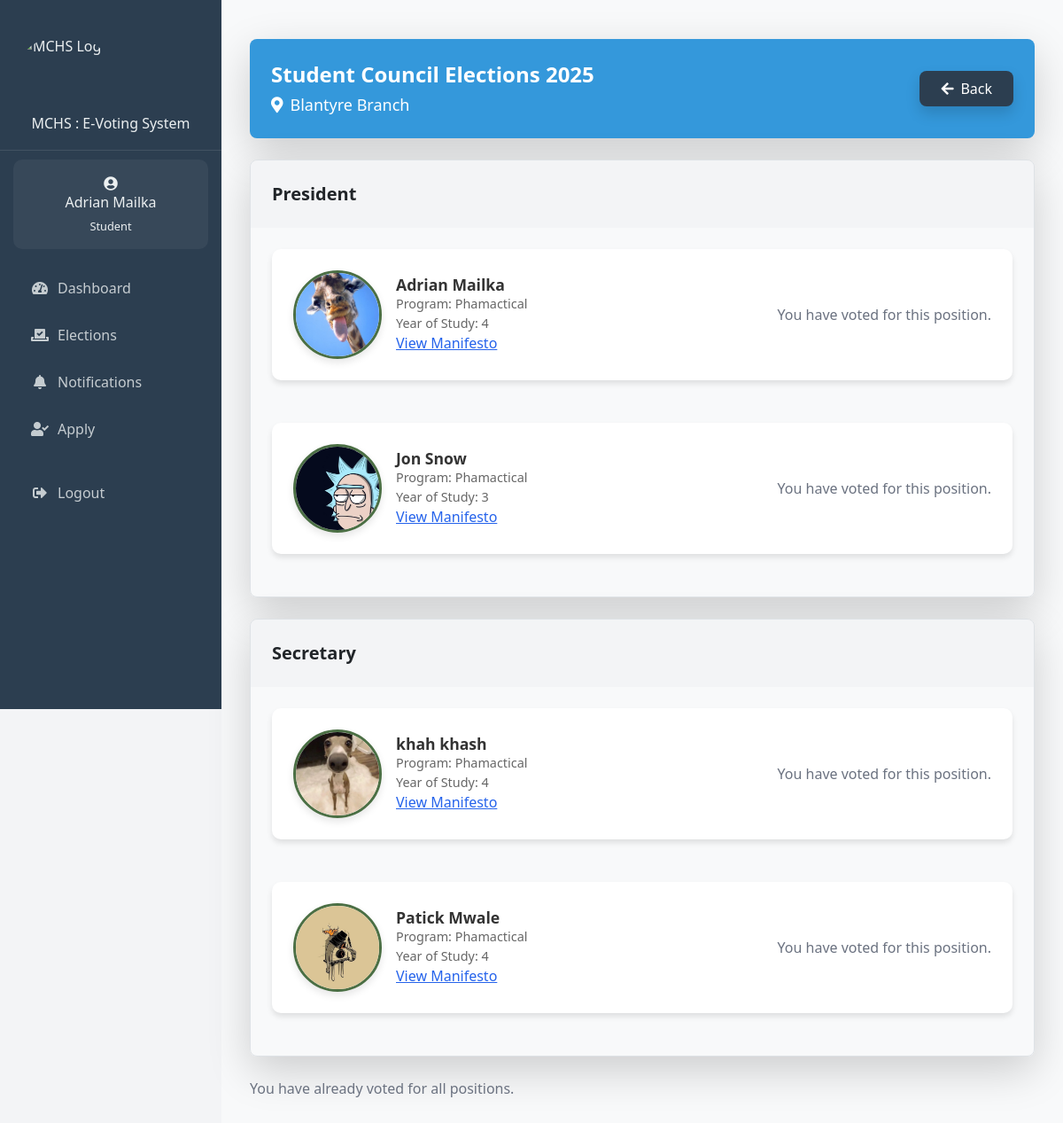
The app's page /student/vote.php?election_id=47 (signed in) with its own data.
### tables this page shows
CREATE TABLE IF NOT EXISTS `users` (
  `id` int NOT NULL AUTO_INCREMENT,
  `name` varchar(100) NOT NULL,
  `email` varchar(100) NOT NULL,
  `student_number` varchar(20) DEFAULT NULL,
  `branch` varchar(50) DEFAULT NULL,
  `year_of_study` varchar(20) DEFAULT NULL,
  `password_hash` varchar(255) NOT NULL,
  `role` enum('student','admin','candidate') NOT NULL DEFAULT 'student',
  `created_at` timestamp NULL DEFAULT CURRENT_TIMESTAMP,
  `updated_at` timestamp NULL DEFAULT CURRENT_TIMESTAMP ON UPDATE CURRENT_TIMESTAMP,
  PRIMARY KEY (`id`),
  UNIQUE KEY `email` (`email`),
  UNIQUE KEY `student_number` (`student_number`)
);

CREATE TABLE IF NOT EXISTS `elections` (
  `id` int NOT NULL AUTO_INCREMENT,
  `title` varchar(255) NOT NULL,
  `description` text,
  `branch` varchar(50) NOT NULL,
  `start_date` datetime NOT NULL,
  `end_date` datetime NOT NULL,
  `status` enum('upcoming','active','completed') DEFAULT 'upcoming',
  `created_by` int NOT NULL,
  `created_at` timestamp NULL DEFAULT CURRENT_TIMESTAMP,
  `updated_at` timestamp NULL DEFAULT CURRENT_TIMESTAMP ON UPDATE CURRENT_TIMESTAMP,
  `manual_status` tinyint(1) DEFAULT '0',
  PRIMARY KEY (`id`),
  UNIQUE KEY `unique_election` (`title`,`start_date`,`end_date`),
  KEY `created_by` (`created_by`)
);

CREATE TABLE IF NOT EXISTS `nominations` (
  `nomination_id` int NOT NULL AUTO_INCREMENT,
  `user_id` int NOT NULL,
  `first_name` varchar(100) NOT NULL,
  `surname` varchar(100) NOT NULL,
  `email` varchar(255) NOT NULL,
  `phone` varchar(15) NOT NULL,
  `student_id` varchar(50) NOT NULL,
  `program` varchar(255) NOT NULL,
  `year_of_study` int NOT NULL,
  `role` text NOT NULL,
  `branch` text NOT NULL,
  `photo_path` varchar(255) NOT NULL,
  `manifesto` text NOT NULL,
  `submission_date` timestamp NULL DEFAULT CURRENT_TIMESTAMP,
  `status` enum('pending','approved','rejected') NOT NULL DEFAULT 'pending',
  `election_id` int NOT NULL,
  PRIMARY KEY (`nomination_id`),
  KEY `user_id` (`user_id`),
  KEY `election_id` (`election_id`)
);

### student/vote.php (the view, shortened to what this page needs)
<?php
require_once '../includes/header.php';
require_once '../includes/notifications.php';
$positions = [];
$election_id = $_GET['election_id'] ?? 0;
$stmt = $conn->prepare("
    SELECT e.*, u.branch as user_branch
    FROM elections e, users u
    WHERE e.id = ? AND u.id = ? AND e.branch = u.branch AND e.status = 'active'
");
$stmt->execute([$election_id, $_SESSION['user_id']]);
$election = $stmt->fetch(PDO::FETCH_ASSOC);
$stmt = $conn->prepare("
    SELECT DISTINCT position_name
    FROM votes
    WHERE election_id = ? AND voter_id = ?
");
$stmt->execute([$election_id, $_SESSION['user_id']]);
$votedPositions = $stmt->fetchAll(PDO::FETCH_COLUMN);
$stmt = $conn->prepare("
    SELECT
        n.nomination_id,
        n.first_name,
        n.surname,
        n.photo_path,
        n.manifesto,
        n.role as position_name,
        n.branch,
        n.program,
        n.year_of_study
    FROM nominations n
    WHERE n.election_id = ?
    AND n.status = 'approved'
    AND n.branch = ?
    ORDER BY n.role, n.first_name
");
$stmt->execute([$election_id, $election['branch']]);
$candidates = $stmt->fetchAll(PDO::FETCH_ASSOC);
foreach ($candidates as $candidate) {
    $positions[$candidate['position_name']][] = $candidate;
}
?>
<!DOCTYPE html>
<html lang="en">
<head>
    <link href="https://cdn.jsdelivr.net/npm/tailwindcss@2.2.19/dist/tailwind.min.css" rel="stylesheet">
</head>
<body class="bg-gray-100">
    <div class="container mx-auto py-6">
        <div class="bg-custom-primary text-white mb-4 p-6 rounded-lg shadow-lg">
            <div class="flex justify-between items-center">
                <div>
                    <h2 class="text-2xl font-bold mb-1"><?php echo htmlspecialchars($election['title']); ?></h2>
                    <p class="text-lg"><i class="fas fa-map-marker-alt mr-2"></i><?php echo htmlspecialchars($election['branch']); ?> Branch</p>
                </div>
                <a href="view_elections.php?branch=<?php echo urlencode($election['branch']); ?>"
                   class="bg-custom-secondary text-white px-4 py-2 rounded-lg shadow hover:bg-gray-700 transition">
                    <i class="fas fa-arrow-left mr-2"></i>Back
                </a>
            </div>
        </div>
        <form method="POST" id="voteForm">
            <?php foreach ($positions as $position => $position_candidates): ?>
                <div class="border border-gray-300 mb-4 rounded-lg shadow-lg">
                    <div class="bg-gray-100 p-4 rounded-t-lg">
                        <h3 class="text-xl font-semibold"><?php echo htmlspecialchars($position); ?></h3>
                    </div>
                    <div class="p-4">
                        <div class="grid grid-cols-1 gap-6">
                            <?php foreach ($position_candidates as $candidate): ?>
                                <div class="candidate-card p-4 flex items-center justify-between mb-4">
                                    <div class="flex items-center">
                                        <img src="<?php echo htmlspecialchars($candidate['photo_path']); ?>" alt="Candidate Photo" class="candidate-img mr-4">
                                        <div class="candidate-info">
                                            <h5 class="candidate-name"><?php echo htmlspecialchars($candidate['first_name'] . ' ' . $candidate['surname']); ?></h5>
                                            <p class="candidate-details">Program: <?php echo htmlspecialchars($candidate['program']); ?></p>
                                            <p class="candidate-details">Year of Study: <?php echo htmlspecialchars($candidate['year_of_study']); ?></p>
                                            <button type="button" class="text-blue-600 underline" onclick="viewManifesto('<?php echo htmlspecialchars(addslashes($candidate['manifesto'])); ?>')">View Manifesto</button>
                                        </div>
                                    </div>
                                    <?php if (in_array($position, $votedPositions)): ?>
                                        <div class="text-gray-500">You have voted for this position.</div>
                                    <?php else: ?>
                                        <div>
                                            <input type="radio" name="votes[<?php echo htmlspecialchars($position); ?>]" value="<?php echo $candidate['nomination_id']; ?>" class="mr-2">
                                        </div>
                                    <?php endif; ?>
                                </div>
                            <?php endforeach; ?>
                        </div>
                    </div>
                </div>
            <?php endforeach; ?>
            <div class="mt-4">
                <?php if (empty(array_intersect(array_keys($positions), $votedPositions))): ?>
                    <button type="submit" class="vote-button">
                        Submit Votes
                    </button>
                <?php else: ?>
                    <div class="text-gray-500">You have already voted for all positions.</div>
                <?php endif; ?>
            </div>
        </form>
    </div>
</body>
</html>

### includes/sidebar-content.php (shortened to what this page needs)
<div class="sidebar-header">
  <img src="https://mchs.mw/img/mchs_logo.png" alt="MCHS Logo" class="img-fluid" style="width: 50%;">
  <h6 class="mt-0">MCHS : E-Voting System</h6>
</div>
<?php if (isset($user)): ?>
  <div class="user-info">
    <i class="fas fa-user-circle fa-1x mb-0"></i>
    <h6 class="mb-1"><?php echo htmlspecialchars($user['name']); ?></h6>
    <small><?php echo ucfirst($user['role']); ?></small>
  </div>
  <ul class="nav-menu">
    <?php if ($user['role'] === 'admin'): ?>
      <li class="nav-item">
        <a class="nav-link <?php echo $current_page === 'dashboard.php' ? 'active' : ''; ?>"
           href="/e_voting_system/admin/dashboard.php">
          <i class="fas fa-tachometer-alt me-2"></i>Dashboard
        </a>
      </li>
      <li class="nav-item">
        <a class="nav-link <?php echo $current_page === 'notifications.php' ? 'active' : ''; ?>"
           href="/e_voting_system/admin/notifications.php">
          <i class="fas fa-bell me-2"></i>Notifications
          <?php
          $unread_count = get_unread_notifications_count($conn);
          if ($unread_count > 0):
          ?>
            <span class="badge bg-danger rounded-pill">
              <?php echo $unread_count; ?>
            </span>
          <?php endif; ?>
        </a>
      </li>
      <li class="nav-item">
        <a class="nav-link <?php echo $current_page === 'manage_elections.php' ? 'active' : ''; ?>"
           href="/e_voting_system/admin/manage_elections.php">
          <i class="fas fa-poll me-2"></i>Manage Elections
        </a>
      </li>
      <li class="nav-item">
        <a class="nav-link <?php echo $current_page === 'add_student.php' ? 'active' : ''; ?>"
           href="/e_voting_system/admin/add_student.php">
          <i class="fas fa-user-plus me-2"></i>Add User
        </a>
      </li>
      <li class="nav-item">
        <a class="nav-link <?php echo $current_page === 'manage_students.php' ? 'active' : ''; ?>"
           href="/e_voting_system/admin/manage_students.php">
          <i class="fas fa-users-cog me-2"></i>Manage Student
        </a>
      </li>
    <?php elseif ($user['role'] === 'student'): ?>
      <li class="nav-item">
        <a class="nav-link <?php echo $current_page === 'dashboard.php' ? 'active' : ''; ?>"
           href="/e_voting_system/student/dashboard.php">
          <i class="fas fa-tachometer-alt"></i>
          <span>Dashboard</span>
        </a>
      </li>
      <li class="nav-item">
        <a class="nav-link <?php echo $current_page === 'elections.php' ? 'active' : ''; ?>"
           href="/e_voting_system/student/elections.php">
          <i class="fas fa-vote-yea"></i>
          <span>Elections</span>
        </a>
      </li>
      <li class="nav-item">
      <li class="nav-item">
        <a class="nav-link <?php echo $current_page === 'notifications.php' ? 'active' : ''; ?>"
           href="/e_voting_system/student/notifications.php">
          <i class="fas fa-bell"></i>
          <span>Notifications</span>
        </a>
      </li>
      <li class="nav-item">
    <a class="nav-link <?php echo ($current_page === 'nomination_form.php') ? 'active' : ''; ?>"
       href="/e_voting_system/student/nomination_form.php">
        <i class="fas fa-user-check"></i>
        <span>Apply</span>
    </a>
</li>
    <?php endif; ?>
    <li class="nav-item mt-4">
      <a class="nav-link" href="/e_voting_system/logout.php">
        <i class="fas fa-sign-out-alt"></i>
        <span>Logout</span>
      </a>
    </li>
  </ul>
<?php endif; ?>

### includes/header.php (style rules this page uses)
:root { --primary-color: #2c3e50; --secondary-color: #3498db; --accent-color: #e74c3c; --text-light: #ecf0f1; --success-color: #2ecc71; }
.sidebar-header { padding: 20px; text-align: center; border-bottom: 1px solid rgba(255,255,255,0.1); }
.sidebar-header img { width: 80px; height: 80px; border-radius: 50%; margin-bottom: 10px; }
.user-info { padding: 15px; text-align: center; background: rgba(255,255,255,0.05); margin: 10px 15px; border-radius: 10px; }
.nav-menu { padding: 0; margin: 20px 0; }
.nav-item { list-style: none; margin: 5px 15px; }
.nav-link { color: var(--text-light) !important; padding: 12px 20px; border-radius: 8px; display: flex; align-items: center; transition: all 0.3s ease; text-decoration: none; opacity: 0.8; }
.nav-link i { margin-right: 10px; width: 20px; text-align: center; }

### student/vote.php (style rules this page uses)
:root { --custom-primary-color: #3498db; --custom-secondary-color: #2c3e50; }
.bg-custom-primary { background-color: var(--custom-primary-color); }
.bg-custom-secondary { background-color: var(--custom-secondary-color); }
.candidate-img { width: 100px; height: 100px; object-fit: cover; border-radius: 50%; border: 3px solid #4B6F44; box-shadow: 0 4px 8px rgba(0, 0, 0, 0.1); }
.candidate-card { background-color: #ffffff; border-radius: 10px; box-shadow: 0 4px 6px rgba(0, 0, 0, 0.1); transition: transform 0.3s ease-in-out, box-shadow 0.3s ease; }
.candidate-info { flex-grow: 1; }
.candidate-name { font-size: 1.1rem; font-weight: 600; color: #333; }
.candidate-details { font-size: 0.9rem; color: #666; }

### records on screen
users: name "Adrian Mailka", role "Student"
elections: title "Student Council Elections 2025", branch "Blantyre"
nominations: photo_path (picture), first_name+surname "Adrian Mailka", program "Phamactical", year_of_study "4"
nominations: photo_path (picture), first_name+surname "Jon Snow", program "Phamactical", year_of_study "3"
nominations: photo_path (picture), first_name+surname "khah khash", program "Phamactical", year_of_study "4"
nominations: photo_path (picture), first_name+surname "Patick Mwale", program "Phamactical", year_of_study "4"

### other values on screen
$position "President"
$position "Secretary"
